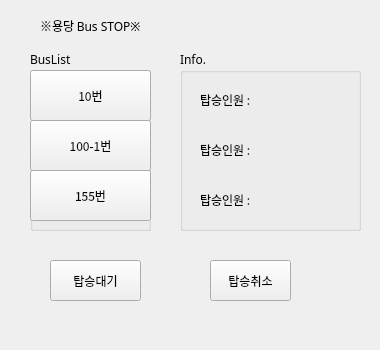
<?xml version="1.0" encoding="UTF-8"?>
<ui version="4.0">
 <class>Form</class>
 <widget class="QWidget" name="Form">
  <property name="geometry">
   <rect>
    <x>0</x>
    <y>0</y>
    <width>380</width>
    <height>350</height>
   </rect>
  </property>
  <property name="font">
   <font>
    <family>나눔고딕</family>
   </font>
  </property>
  <property name="windowTitle">
   <string>Form</string>
  </property>
  <widget class="QGroupBox" name="groupBox_2">
   <property name="geometry">
    <rect>
     <x>180</x>
     <y>50</y>
     <width>181</width>
     <height>181</height>
    </rect>
   </property>
   <property name="title">
    <string>Info.</string>
   </property>
   <widget class="QLabel" name="bus3Cnt">
    <property name="geometry">
     <rect>
      <x>100</x>
      <y>140</y>
      <width>51</width>
      <height>21</height>
     </rect>
    </property>
    <property name="text">
     <string/>
    </property>
   </widget>
   <widget class="QLabel" name="bus2Cnt">
    <property name="geometry">
     <rect>
      <x>100</x>
      <y>90</y>
      <width>50</width>
      <height>20</height>
     </rect>
    </property>
    <property name="text">
     <string/>
    </property>
   </widget>
   <widget class="QLabel" name="bus1Cnt">
    <property name="geometry">
     <rect>
      <x>100</x>
      <y>40</y>
      <width>50</width>
      <height>20</height>
     </rect>
    </property>
    <property name="text">
     <string/>
    </property>
   </widget>
   <widget class="QLabel" name="label">
    <property name="geometry">
     <rect>
      <x>20</x>
      <y>40</y>
      <width>50</width>
      <height>20</height>
     </rect>
    </property>
    <property name="text">
     <string>탑승인원 : </string>
    </property>
   </widget>
   <widget class="QLabel" name="label_2">
    <property name="geometry">
     <rect>
      <x>20</x>
      <y>90</y>
      <width>50</width>
      <height>20</height>
     </rect>
    </property>
    <property name="text">
     <string>탑승인원 : </string>
    </property>
   </widget>
   <widget class="QLabel" name="label_3">
    <property name="geometry">
     <rect>
      <x>20</x>
      <y>140</y>
      <width>50</width>
      <height>20</height>
     </rect>
    </property>
    <property name="text">
     <string>탑승인원 : </string>
    </property>
   </widget>
  </widget>
  <widget class="QPushButton" name="busPlus">
   <property name="geometry">
    <rect>
     <x>50</x>
     <y>260</y>
     <width>91</width>
     <height>41</height>
    </rect>
   </property>
   <property name="text">
    <string>탑승대기</string>
   </property>
  </widget>
  <widget class="QPushButton" name="busMinus">
   <property name="geometry">
    <rect>
     <x>210</x>
     <y>260</y>
     <width>81</width>
     <height>41</height>
    </rect>
   </property>
   <property name="text">
    <string>탑승취소</string>
   </property>
  </widget>
  <widget class="QGroupBox" name="groupBox">
   <property name="geometry">
    <rect>
     <x>30</x>
     <y>50</y>
     <width>121</width>
     <height>181</height>
    </rect>
   </property>
   <property name="title">
    <string>BusList</string>
   </property>
   <widget class="QPushButton" name="btnBus1">
    <property name="geometry">
     <rect>
      <x>0</x>
      <y>20</y>
      <width>121</width>
      <height>51</height>
     </rect>
    </property>
    <property name="text">
     <string>10번</string>
    </property>
   </widget>
   <widget class="QPushButton" name="btnBus2">
    <property name="geometry">
     <rect>
      <x>0</x>
      <y>70</y>
      <width>121</width>
      <height>51</height>
     </rect>
    </property>
    <property name="text">
     <string>100-1번</string>
    </property>
   </widget>
   <widget class="QPushButton" name="btnBus3">
    <property name="geometry">
     <rect>
      <x>0</x>
      <y>120</y>
      <width>121</width>
      <height>51</height>
     </rect>
    </property>
    <property name="text">
     <string>155번</string>
    </property>
   </widget>
  </widget>
  <widget class="QLabel" name="label_4">
   <property name="geometry">
    <rect>
     <x>40</x>
     <y>10</y>
     <width>131</width>
     <height>31</height>
    </rect>
   </property>
   <property name="text">
    <string>※용당 Bus STOP※</string>
   </property>
  </widget>
 </widget>
 <resources/>
 <connections/>
</ui>
